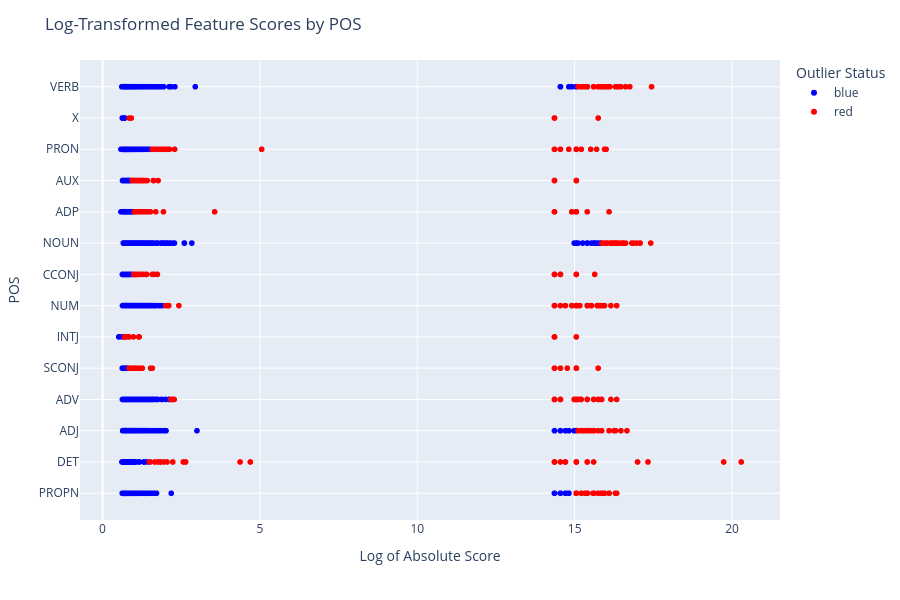

Write notebook code for a chart like this one.
### Code cell
#Explode the lists into separate rows
df = df.explode(["Feature", "Outlier", "Score"])

# Map "Inlier" and "Outlier" to colors
df["Color"] = df["Outlier"].map({"Inlier": "blue", "Outlier": "red"})
df["Score"] = pd.to_numeric(df["Score"], errors="coerce")
df["Log_Score"] = np.log1p(df["Score"].abs())
# Create the scatter plot
fig = px.scatter(
    df,
    x="Log_Score",
    y="POS",
    color="Color",
    color_discrete_map={"blue": "blue", "red": "red"},
    hover_data=["Feature", "Outlier"]
)

# Update layout for better visualization
fig.update_layout(
    title="Log-Transformed Feature Scores by POS",
    xaxis_title="Log of Absolute Score",
    yaxis_title="POS",
    legend_title="Outlier Status",
    height=600
)

# Show the plot
fig.show()

### Figure 1 — Plotly figure (JSON) as saved in the notebook; plotly's stock layout.template omitted (floating-point values rounded to 4 significant figures; data arrays with more than 128 entries replaced by an {"elided": "..."} marker saying what was removed)
{"data": [{"customdata": {"elided": "5602x2 str values"}, "hovertemplate": "Color=blue<br>Log_Score=%{x}<br>POS=%{y}<br>Feature=%{customdata[0]}<br>Outlier=%{customdata[1]}<extra></extra>", "legendgroup": "blue", "marker": {"color": "blue", "symbol": "circle"}, "mode": "markers", "name": "blue", "showlegend": true, "type": "scattergl", "x": {"elided": "5602 float values"}, "xaxis": "x", "y": {"elided": "5602 str values"}, "yaxis": "y"}, {"customdata": {"elided": "530x2 str values"}, "hovertemplate": "Color=red<br>Log_Score=%{x}<br>POS=%{y}<br>Feature=%{customdata[0]}<br>Outlier=%{customdata[1]}<extra></extra>", "legendgroup": "red", "marker": {"color": "red", "symbol": "circle"}, "mode": "markers", "name": "red", "showlegend": true, "type": "scattergl", "x": {"elided": "530 float values"}, "xaxis": "x", "y": {"elided": "530 str values"}, "yaxis": "y"}], "layout": {"height": 600, "legend": {"title": {"text": "Outlier Status"}, "tracegroupgap": 0}, "margin": {"t": 60}, "title": {"text": "Log-Transformed Feature Scores by POS"}, "xaxis": {"anchor": "y", "domain": [0, 1], "title": {"text": "Log of Absolute Score"}}, "yaxis": {"anchor": "x", "domain": [0, 1], "title": {"text": "POS"}}}}
